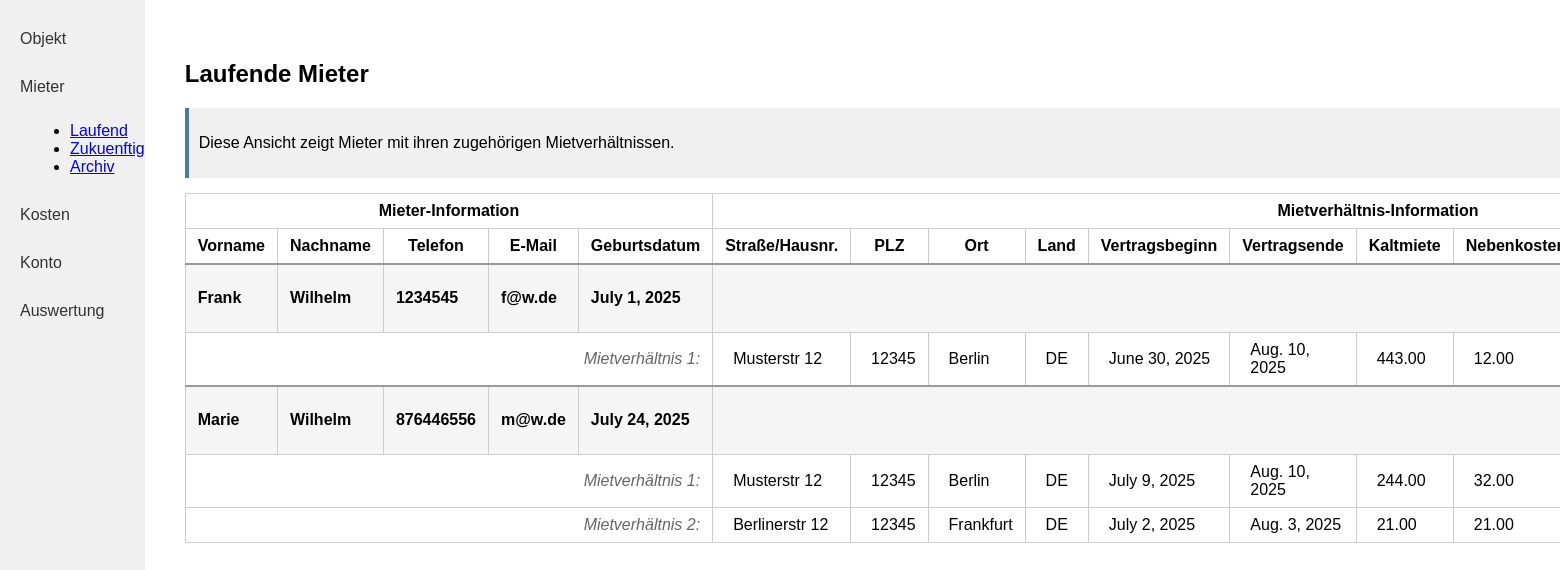
/mieter/laufend/ (signed in), run on the app's committed database.
### kostenpruefung_mietobjekte_app/models.py (models this page shows, shortened)
class Mieter(models.Model):
    created_by = models.ForeignKey(User, on_delete=models.CASCADE, related_name="mieter_created", null=True, blank=True)
    vorname = models.CharField(max_length=255)
    nachname = models.CharField(max_length=255)
    telefon = models.CharField(max_length=100)
    e_mail = models.EmailField()
    geburtsdatum = models.DateField()

class Mietverhaeltnis(models.Model):
    created_by = models.ForeignKey(User, on_delete=models.CASCADE, related_name="mietverhaeltnis_created", null=True, blank=True)
    mieter = models.ForeignKey(Mieter, on_delete=models.CASCADE, related_name="mietverhaeltnisse")
    strasse_hausnummer = models.CharField(max_length=255)
    plz = models.CharField(max_length=10)
    ort = models.CharField(max_length=100)
    land = models.CharField(max_length=100)
    vertragsbeginn = models.DateField()
    vertragsende = models.DateField()
    kaltmiete = models.DecimalField(max_digits=10, decimal_places=2)
    nebenkosten = models.DecimalField(max_digits=10, decimal_places=2)
    kaution = models.DecimalField(max_digits=10, decimal_places=2)
    mietobjekte = models.ManyToManyField('Mietobjekt')
    mieteinheiten = models.ManyToManyField('Mieteinheit')
    @property
    def mietstatus(self):
        today = datetime.date.today()
        if self.vertragsbeginn > today:
            return "future"
        elif self.vertragsende < today:
            return "past"
        else:
            return "current"

### kostenpruefung_mietobjekte_app/views.py (the view)
# urls.py: path('mieter/laufend/', mieter_laufend, name='mieter_laufend'),
def mieter_laufend(request):
    today = timezone.now().date()
    mieter_with_current = Mieter.objects.filter(
        created_by=request.user,
        mietverhaeltnisse__vertragsbeginn__lte=today,
        mietverhaeltnisse__vertragsende__gte=today
    ).distinct().prefetch_related(
        Prefetch(
            'mietverhaeltnisse',
            queryset=Mietverhaeltnis.objects.filter(
                vertragsbeginn__lte=today,
                vertragsende__gte=today
            ).prefetch_related('mietobjekte', 'mieteinheiten')
        )
    )
    return render(request, 'kostenpruefung_mietobjekte_app/mieter_laufend.html', {'mieter': mieter_with_current})

### kostenpruefung_mietobjekte_app/templates/kostenpruefung_mietobjekte_app/mieter_laufend.html
{% include "kostenpruefung_mietobjekte_app/mieter_table.html" with heading="Laufende Mieter" %}

### kostenpruefung_mietobjekte_app/templates/kostenpruefung_mietobjekte_app/mieter_table.html (shortened to what this page needs)
{% load static %}
<!DOCTYPE html>
<html lang="de">
<head>
    <link rel="stylesheet" href="{% static 'kostenpruefung_mietobjekte_app/style.css' %}">
</head>
<body>
<div class="flex-container">
    <nav class="sidebar">
        <a class="sidebar-link" href="{% url 'objekt_index' %}">Objekt</a>
        <a class="sidebar-link" href="{% url 'mieter_laufend' %}">Mieter</a>
        <ul style="list-style-type: disc; margin-left: 30px; margin-bottom: 20px;">
            <li><a href="{% url 'mieter_laufend' %}">Laufend</a></li>
            <li><a href="{% url 'mieter_zukuenftig' %}">Zukuenftig</a></li>
            <li><a href="{% url 'mieter_archiv' %}">Archiv</a></li>
        </ul>
        <a class="sidebar-link" href="{% url 'rechnungen' %}">Kosten</a>
        <a class="sidebar-link" href="{% url 'konto' %}">Konto</a>
        <a class="sidebar-link" href="{% url 'auswertung' %}">Auswertung</a>
    </nav>
    <div class="main-content">
        <h2>{{ heading }}</h2>
        <div class="info-box" style="margin-bottom: 15px; padding: 10px; background-color: #f0f0f0; border-left: 4px solid #4e79a7;">
            <p>Diese Ansicht zeigt Mieter mit ihren zugehörigen Mietverhältnissen.</p>
        </div>
        <table class="object-table">
            <tr>
                <th colspan="5">Mieter-Information</th>
                <th colspan="12">Mietverhältnis-Information</th>
            </tr>
            <tr>
                <th>Vorname</th>
                <th>Nachname</th>
                <th>Telefon</th>
                <th>E-Mail</th>
                <th>Geburtsdatum</th>
                <th>Straße/Hausnr.</th>
                <th>PLZ</th>
                <th>Ort</th>
                <th>Land</th>
                <th>Vertragsbeginn</th>
                <th>Vertragsende</th>
                <th>Kaltmiete</th>
                <th>Nebenkosten</th>
            </tr>
            {% for m in mieter %}
            <tr class="mieter-row">
                <td>{{ m.vorname }}</td>
                <td>{{ m.nachname }}</td>
                <td>{{ m.telefon }}</td>
                <td>{{ m.e_mail }}</td>
                <td>{{ m.geburtsdatum }}</td>
                <td colspan="12" style="text-align: center;">
                </td>
            </tr>
            {% for mv in m.mietverhaeltnisse.all %}
            <tr class="mietverhaeltnis-row">
                <td colspan="5" style="text-align: right;">
                    <span class="lease-label">Mietverhältnis {{ forloop.counter }}:</span>
                </td>
                <td>{{ mv.strasse_hausnummer }}</td>
                <td>{{ mv.plz }}</td>
                <td>{{ mv.ort }}</td>
                <td>{{ mv.land }}</td>
                <td>{{ mv.vertragsbeginn }}</td>
                <td>{{ mv.vertragsende }}</td>
                <td>{{ mv.kaltmiete }}</td>
                <td>{{ mv.nebenkosten }}</td>
            </tr>
            {% empty %}
            <tr class="mietverhaeltnis-empty-row">
                <td colspan="17" style="text-align: center; font-style: italic;">Keine Mietverhältnisse vorhanden</td>
            </tr>
            {% endfor %}
            {% empty %}
            <tr>
                <td colspan="17">Keine Mieter vorhanden.</td>
            </tr>
            {% endfor %}
        </table>
    </div>
</div>
</body>
</html>

### kostenpruefung_mietobjekte_app/static/kostenpruefung_mietobjekte_app/style.css (style rules this page uses)
body { margin: 0; font-family: Arial, sans-serif; }
.flex-container { display: flex; }
.sidebar { width: 200px; background: #f0f0f0; height: 100vh; padding: 20px 0; }
.sidebar-link { display: block; padding: 10px 20px; color: #333; text-decoration: none; margin-bottom: 10px; }
.main-content { flex: 1; padding: 40px; }
.object-table { width: 100%; border-collapse: collapse; }
.object-table th, .object-table td { border: 1px solid #ccc; padding: 8px 12px; }

### kostenpruefung_mietobjekte_app/templates/kostenpruefung_mietobjekte_app/mieter_table.html (style rules this page uses)
.mieter-row { background-color: #f5f5f5; font-weight: bold; border-top: 2px solid #999; }
.mietverhaeltnis-row { background-color: white; }
.mietverhaeltnis-row td { padding-left: 20px; }
.lease-label { font-style: italic; color: #666; }

### data on the page
Mieter: vorname "Frank", nachname "Wilhelm", telefon "1234545", e_mail "f@w.de", geburtsdatum "July 1, 2025"
Mietverhaeltnis: strasse_hausnummer "Musterstr 12", plz "12345", ort "Berlin", land "DE", vertragsbeginn "June 30, 2025", vertragsende "Aug. 10, 2025", kaltmiete "443.00", nebenkosten "12.00"
Mieter: vorname "Marie", nachname "Wilhelm", telefon "876446556", e_mail "m@w.de", geburtsdatum "July 24, 2025"
Mietverhaeltnis: strasse_hausnummer "Musterstr 12", plz "12345", ort "Berlin", land "DE", vertragsbeginn "July 9, 2025", vertragsende "Aug. 10, 2025", kaltmiete "244.00", nebenkosten "32.00"
Mietverhaeltnis: strasse_hausnummer "Berlinerstr 12", plz "12345", ort "Frankfurt", land "DE", vertragsbeginn "July 2, 2025", vertragsende "Aug. 3, 2025", kaltmiete "21.00", nebenkosten "21.00"

### other printed values
{{ heading }} "Laufende Mieter"
